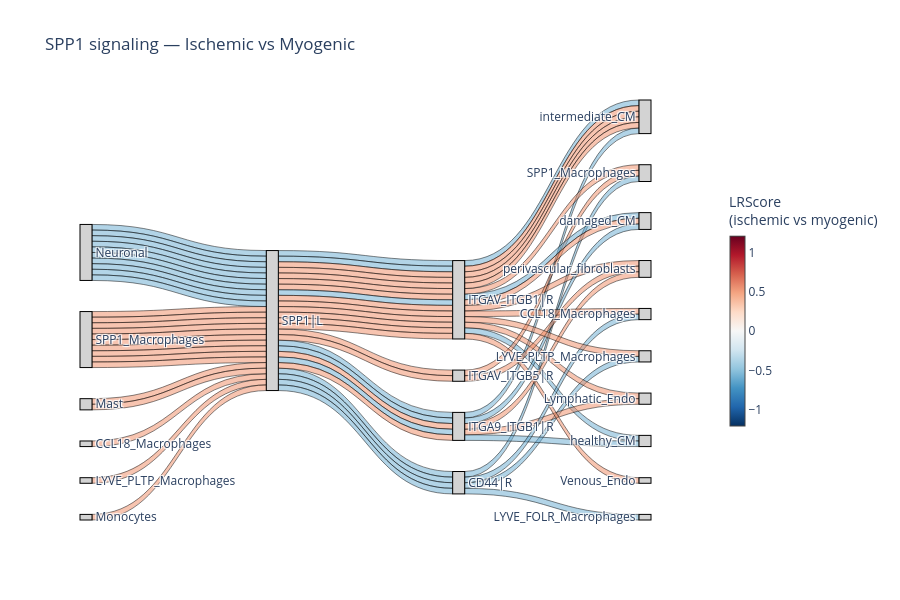

Notebook code cell kept with this figure:
### Markdown cell above
Filter to a specific ligand (e.g. SPP1) to trace all its interactions across conditions:

### Code cell
fig = nichesphere.sankey_plot.plot_custom_sankey(
    adata=adata_sc_raw,
    table_key='ischemic_x_myogenic',
    filter_df=colocFilt,
    ligand_gene='SPP1',
    threshold=25,
    title='SPP1 signaling — Ischemic vs Myogenic'
)
fig.show()

### Figure 1 — Plotly figure (JSON) as saved in the notebook; plotly's stock layout.template omitted (floating-point values rounded to 4 significant figures)
{"data": [{"arrangement": "snap", "link": {"color": ["rgba(103, 169, 207, 0.5)", "rgba(103, 169, 207, 0.5)", "rgba(103, 169, 207, 0.5)", "rgba(103, 169, 207, 0.5)", "rgba(103, 169, 207, 0.5)", "rgba(103, 169, 207, 0.5)", "rgba(239, 138, 98, 0.5)", "rgba(239, 138, 98, 0.5)", "rgba(239, 138, 98, 0.5)", "rgba(239, 138, 98, 0.5)", "rgba(239, 138, 98, 0.5)", "rgba(239, 138, 98, 0.5)", "rgba(239, 138, 98, 0.5)", "rgba(103, 169, 207, 0.5)", "rgba(103, 169, 207, 0.5)", "rgba(239, 138, 98, 0.5)", "rgba(103, 169, 207, 0.5)", "rgba(239, 138, 98, 0.5)", "rgba(103, 169, 207, 0.5)", "rgba(239, 138, 98, 0.5)", "rgba(239, 138, 98, 0.5)", "rgba(239, 138, 98, 0.5)", "rgba(239, 138, 98, 0.5)", "rgba(239, 138, 98, 0.5)", "rgba(239, 138, 98, 0.5)", "rgba(103, 169, 207, 0.5)", "rgba(103, 169, 207, 0.5)", "rgba(103, 169, 207, 0.5)", "rgba(103, 169, 207, 0.5)", "rgba(103, 169, 207, 0.5)", "rgba(103, 169, 207, 0.5)", "rgba(239, 138, 98, 0.5)", "rgba(239, 138, 98, 0.5)", "rgba(239, 138, 98, 0.5)", "rgba(239, 138, 98, 0.5)", "rgba(239, 138, 98, 0.5)", "rgba(239, 138, 98, 0.5)", "rgba(239, 138, 98, 0.5)", "rgba(103, 169, 207, 0.5)", "rgba(103, 169, 207, 0.5)", "rgba(239, 138, 98, 0.5)", "rgba(103, 169, 207, 0.5)", "rgba(239, 138, 98, 0.5)", "rgba(103, 169, 207, 0.5)", "rgba(239, 138, 98, 0.5)", "rgba(239, 138, 98, 0.5)", "rgba(239, 138, 98, 0.5)", "rgba(239, 138, 98, 0.5)", "rgba(239, 138, 98, 0.5)", "rgba(239, 138, 98, 0.5)", "rgba(103, 169, 207, 0.5)", "rgba(103, 169, 207, 0.5)", "rgba(103, 169, 207, 0.5)", "rgba(103, 169, 207, 0.5)", "rgba(103, 169, 207, 0.5)", "rgba(103, 169, 207, 0.5)", "rgba(239, 138, 98, 0.5)", "rgba(239, 138, 98, 0.5)", "rgba(239, 138, 98, 0.5)", "rgba(239, 138, 98, 0.5)", "rgba(239, 138, 98, 0.5)", "rgba(239, 138, 98, 0.5)", "rgba(239, 138, 98, 0.5)", "rgba(103, 169, 207, 0.5)", "rgba(103, 169, 207, 0.5)", "rgba(239, 138, 98, 0.5)", "rgba(103, 169, 207, 0.5)", "rgba(239, 138, 98, 0.5)", "rgba(103, 169, 207, 0.5)", "rgba(239, 138, 98, 0.5)", "rgba(239, 138, 98, 0.5)", "rgba(239, 138, 98, 0.5)", "rgba(239, 138, 98, 0.5)", "rgba(239, 138, 98, 0.5)", "rgba(239, 138, 98, 0.5)"], "customdata": [-1.206, -1.091, -1.091, -1.026, -1.003, -1.003, 0.9773, 0.9118, 0.9118, 0.9071, 0.8989, 0.8989, 0.8938, -0.8823, -0.8823, 0.879, -0.8783, 0.8594, -0.8525, 0.8477, 0.8409, 0.8383, 0.8337, 0.8237, 0.8221, -1.206, -1.091, -1.091, -1.026, -1.003, -1.003, 0.9773, 0.9118, 0.9118, 0.9071, 0.8989, 0.8989, 0.8938, -0.8823, -0.8823, 0.879, -0.8783, 0.8594, -0.8525, 0.8477, 0.8409, 0.8383, 0.8337, 0.8237, 0.8221, -1.206, -1.091, -1.091, -1.026, -1.003, -1.003, 0.9773, 0.9118, 0.9118, 0.9071, 0.8989, 0.8989, 0.8938, -0.8823, -0.8823, 0.879, -0.8783, 0.8594, -0.8525, 0.8477, 0.8409, 0.8383, 0.8337, 0.8237, 0.8221], "hovertemplate": "Flow Value (LRScore): %{customdata:.3f}<extra></extra>", "line": {"color": "rgba(0, 0, 0, 0.6)", "width": 0.8}, "source": [12, 12, 12, 12, 12, 12, 13, 13, 13, 0, 13, 13, 13, 12, 12, 13, 12, 13, 12, 7, 11, 13, 13, 10, 10, 15, 15, 15, 15, 15, 15, 15, 15, 15, 15, 15, 15, 15, 15, 15, 15, 15, 15, 15, 15, 15, 15, 15, 15, 15, 2, 3, 4, 2, 4, 3, 4, 3, 4, 4, 4, 5, 4, 3, 4, 5, 2, 3, 2, 4, 4, 4, 4, 4, 4], "target": [15, 15, 15, 15, 15, 15, 15, 15, 15, 15, 15, 15, 15, 15, 15, 15, 15, 15, 15, 15, 15, 15, 15, 15, 15, 2, 3, 4, 2, 4, 3, 4, 3, 4, 4, 4, 5, 4, 3, 4, 5, 2, 3, 2, 4, 4, 4, 4, 4, 4, 14, 19, 19, 8, 18, 18, 20, 9, 9, 19, 14, 14, 16, 17, 17, 20, 1, 20, 6, 19, 19, 1, 8, 19, 17], "value": [1.0, 1.0, 1.0, 1.0, 1.0, 1.0, 1.0, 1.0, 1.0, 1.0, 1.0, 1.0, 1.0, 1.0, 1.0, 1.0, 1.0, 1.0, 1.0, 1.0, 1.0, 1.0, 1.0, 1.0, 1.0, 1.0, 1.0, 1.0, 1.0, 1.0, 1.0, 1.0, 1.0, 1.0, 1.0, 1.0, 1.0, 1.0, 1.0, 1.0, 1.0, 1.0, 1.0, 1.0, 1.0, 1.0, 1.0, 1.0, 1.0, 1.0, 1.0, 1.0, 1.0, 1.0, 1.0, 1.0, 1.0, 1.0, 1.0, 1.0, 1.0, 1.0, 1.0, 1.0, 1.0, 1.0, 1.0, 1.0, 1.0, 1.0, 1.0, 1.0, 1.0, 1.0, 1.0]}, "node": {"color": "lightgray", "label": ["CCL18_Macrophages", "CCL18_Macrophages", "CD44|R", "ITGA9_ITGB1|R", "ITGAV_ITGB1|R", "ITGAV_ITGB5|R", "LYVE_FOLR_Macrophages", "LYVE_PLTP_Macrophages", "LYVE_PLTP_Macrophages", "Lymphatic_Endo", "Mast", "Monocytes", "Neuronal", "SPP1_Macrophages", "SPP1_Macrophages", "SPP1|L", "Venous_Endo", "damaged_CM", "healthy_CM", "intermediate_CM", "perivascular_fibroblasts"], "line": {"color": "black", "width": 1}, "pad": 35, "thickness": 12}, "type": "sankey"}, {"hoverinfo": "none", "marker": {"cmax": 1.206, "cmin": -1.206, "colorbar": {"len": 0.6, "thickness": 15, "title": {"side": "top", "text": "LRScore<br>(ischemic vs myogenic)"}, "x": 1.12}, "colorscale": [[0, "rgb(5,48,97)"], [0.1, "rgb(33,102,172)"], [0.2, "rgb(67,147,195)"], [0.3, "rgb(146,197,222)"], [0.4, "rgb(209,229,240)"], [0.5, "rgb(247,247,247)"], [0.6, "rgb(253,219,199)"], [0.7, "rgb(244,165,130)"], [0.8, "rgb(214,96,77)"], [0.9, "rgb(178,24,43)"], [1, "rgb(103,0,31)"]], "showscale": true}, "mode": "markers", "showlegend": false, "type": "scatter", "x": [null], "y": [null]}], "layout": {"font": {"size": 12}, "height": 600, "margin": {"r": 160}, "paper_bgcolor": "white", "plot_bgcolor": "white", "title": {"text": "SPP1 signaling — Ischemic vs Myogenic"}, "width": 900, "xaxis": {"showgrid": false, "showticklabels": false, "zeroline": false}, "yaxis": {"showgrid": false, "showticklabels": false, "zeroline": false}}}
